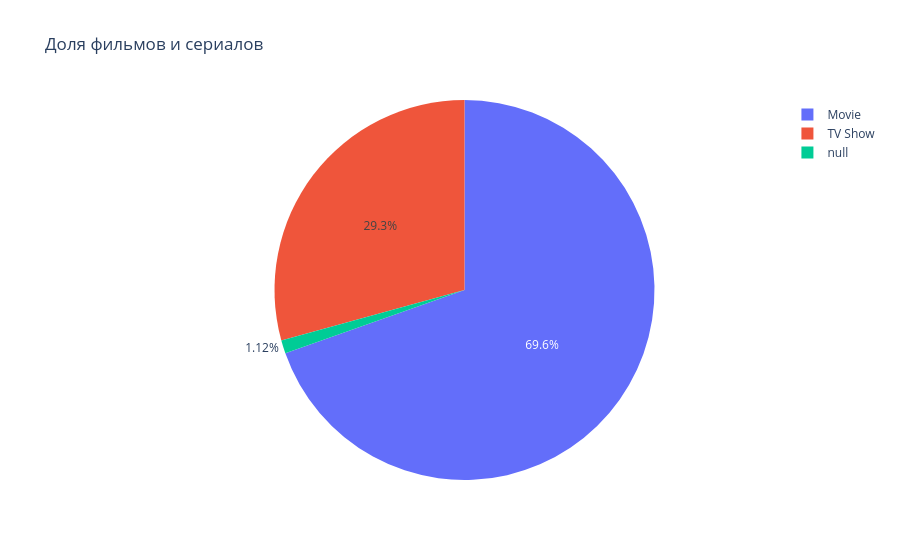

The notebook cell saved with this chart:
### Markdown cell above
E) Визуализация

### Code cell
# Seaborn countplot
sns.countplot(data=df, x='type')
plt.title('Распределение типов контента')
plt.show()

# Plotly
fig = px.pie(df, names='type', title='Доля фильмов и сериалов')
fig.show()

### Figure 1 — Plotly figure (JSON) as saved in the notebook; plotly's stock layout.template omitted (floating-point values rounded to 4 significant figures; data arrays with more than 128 entries replaced by an {"elided": "..."} marker saying what was removed)
{"data": [{"domain": {"x": [0, 1], "y": [0, 1]}, "hovertemplate": "type=%{label}<extra></extra>", "labels": {"elided": "8805 str values"}, "legendgroup": "", "name": "", "showlegend": true, "type": "pie"}], "layout": {"legend": {"tracegroupgap": 0}, "title": {"text": "Доля фильмов и сериалов"}}}
